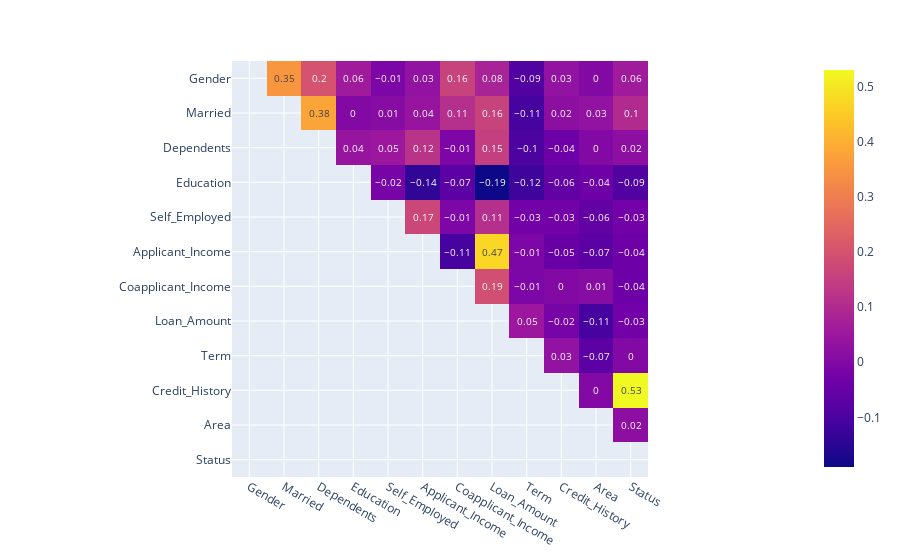

Here is the notebook cell this chart was saved with:
### Code cell
fig = px.imshow(np.round(corrs,2), text_auto=True)
fig.show()

### Figure 1 — Plotly figure (JSON) as saved in the notebook; plotly's stock layout.template omitted (floating-point values rounded to 4 significant figures; data arrays with more than 128 entries replaced by an {"elided": "..."} marker saying what was removed)
{"data": [{"coloraxis": "coloraxis", "hovertemplate": "x: %{x}<br>y: %{y}<br>color: %{z}<extra></extra>", "name": "0", "texttemplate": "%{z}", "type": "heatmap", "x": ["Gender", "Married", "Dependents", "Education", "Self_Employed", "Applicant_Income", "Coapplicant_Income", "Loan_Amount", "Term", "Credit_History", "Area", "Status"], "xaxis": "x", "y": ["Gender", "Married", "Dependents", "Education", "Self_Employed", "Applicant_Income", "Coapplicant_Income", "Loan_Amount", "Term", "Credit_History", "Area", "Status"], "yaxis": "y", "z": {"elided": "12x12 float values"}}], "layout": {"coloraxis": {"colorscale": [[0, "#0d0887"], [0.1111, "#46039f"], [0.2222, "#7201a8"], [0.3333, "#9c179e"], [0.4444, "#bd3786"], [0.5556, "#d8576b"], [0.6667, "#ed7953"], [0.7778, "#fb9f3a"], [0.8889, "#fdca26"], [1, "#f0f921"]]}, "margin": {"t": 60}, "xaxis": {"anchor": "y", "constrain": "domain", "domain": [0, 1], "scaleanchor": "y"}, "yaxis": {"anchor": "x", "autorange": "reversed", "constrain": "domain", "domain": [0, 1]}}}
